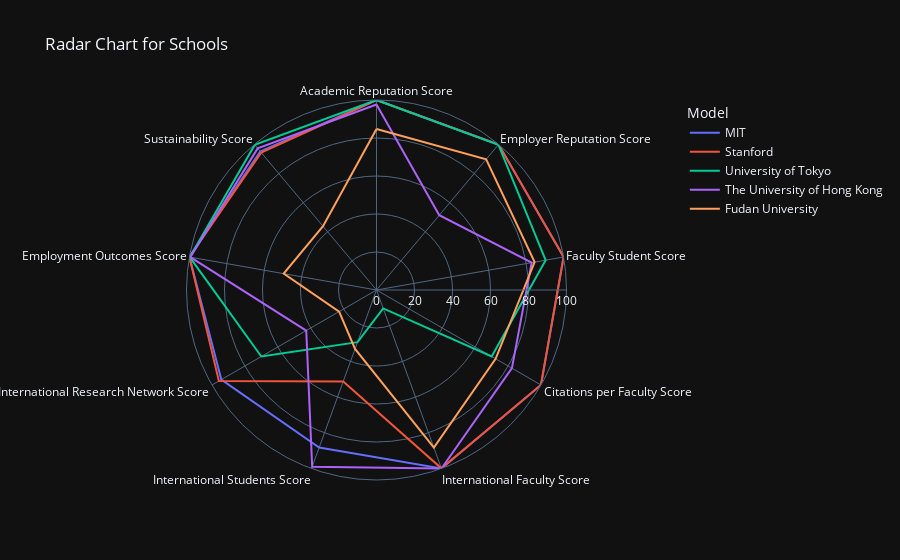

The notebook cell this image was saved under:
### Code cell
mit = school_scores('Massachusetts Institute of Technology (MIT) ') # Rank 1
stanford = school_scores('Stanford University') # Rank 5
uni_of_tokyo = school_scores('The University of Tokyo') # Rank 28
uni_of_hk = school_scores('The University of Hong Kong') # Rank 26
fudan = school_scores('Fudan University') # Rank 50

mit['Model'] = 'MIT'
stanford['Model'] = 'Stanford'
uni_of_tokyo['Model'] = 'University of Tokyo'
uni_of_hk['Model'] = 'The University of Hong Kong'
fudan['Model'] = 'Fudan University'

all_uni = pd.concat([mit, stanford, uni_of_tokyo, uni_of_hk, fudan], axis=0)

fig = px.line_polar(all_uni, r='Score', theta='Score Type', color='Model', 
                    title='Radar Chart for Schools',  
                    template="plotly_dark", line_close=True)
fig.show()

### Figure 1 — Plotly figure (JSON) as saved in the notebook; plotly's stock layout.template omitted (floating-point values rounded to 4 significant figures)
{"data": [{"hovertemplate": "Model=MIT<br>Score=%{r}<br>Score Type=%{theta}<extra></extra>", "legendgroup": "MIT", "line": {"color": "#636efa", "dash": "solid"}, "marker": {"symbol": "circle"}, "mode": "lines", "name": "MIT", "r": [100, 100, 100, 100, 100, 88.2, 94.3, 100, 95.2, 100], "showlegend": true, "subplot": "polar", "theta": ["Academic Reputation Score", "Employer Reputation Score", "Faculty Student Score", "Citations per Faculty Score", "International Faculty Score", "International Students Score", "International Research Network Score", "Employment Outcomes Score", "Sustainability Score", "Academic Reputation Score"], "type": "scatterpolar"}, {"hovertemplate": "Model=Stanford<br>Score=%{r}<br>Score Type=%{theta}<extra></extra>", "legendgroup": "Stanford", "line": {"color": "#EF553B", "dash": "solid"}, "marker": {"symbol": "circle"}, "mode": "lines", "name": "Stanford", "r": [100, 100, 100, 99.9, 99.9, 51.2, 95.8, 100, 94.4, 100], "showlegend": true, "subplot": "polar", "theta": ["Academic Reputation Score", "Employer Reputation Score", "Faculty Student Score", "Citations per Faculty Score", "International Faculty Score", "International Students Score", "International Research Network Score", "Employment Outcomes Score", "Sustainability Score", "Academic Reputation Score"], "type": "scatterpolar"}, {"hovertemplate": "Model=University of Tokyo<br>Score=%{r}<br>Score Type=%{theta}<extra></extra>", "legendgroup": "University of Tokyo", "line": {"color": "#00cc96", "dash": "solid"}, "marker": {"symbol": "circle"}, "mode": "lines", "name": "University of Tokyo", "r": [100, 99.8, 90.4, 70, 10.3, 29.2, 70, 99.8, 99.7, 100], "showlegend": true, "subplot": "polar", "theta": ["Academic Reputation Score", "Employer Reputation Score", "Faculty Student Score", "Citations per Faculty Score", "International Faculty Score", "International Students Score", "International Research Network Score", "Employment Outcomes Score", "Sustainability Score", "Academic Reputation Score"], "type": "scatterpolar"}, {"hovertemplate": "Model=The University of Hong Kong<br>Score=%{r}<br>Score Type=%{theta}<extra></extra>", "legendgroup": "The University of Hong Kong", "line": {"color": "#ab63fa", "dash": "solid"}, "marker": {"symbol": "circle"}, "mode": "lines", "name": "The University of Hong Kong", "r": [97.6, 51.4, 82.9, 82.3, 100, 99, 42.7, 99.5, 97.3, 97.6], "showlegend": true, "subplot": "polar", "theta": ["Academic Reputation Score", "Employer Reputation Score", "Faculty Student Score", "Citations per Faculty Score", "International Faculty Score", "International Students Score", "International Research Network Score", "Employment Outcomes Score", "Sustainability Score", "Academic Reputation Score"], "type": "scatterpolar"}, {"hovertemplate": "Model=Fudan University<br>Score=%{r}<br>Score Type=%{theta}<extra></extra>", "legendgroup": "Fudan University", "line": {"color": "#FFA15A", "dash": "solid"}, "marker": {"symbol": "circle"}, "mode": "lines", "name": "Fudan University", "r": [84.7, 89.8, 84.5, 72.4, 88.3, 33, 22.7, 49.6, 43.8, 84.7], "showlegend": true, "subplot": "polar", "theta": ["Academic Reputation Score", "Employer Reputation Score", "Faculty Student Score", "Citations per Faculty Score", "International Faculty Score", "International Students Score", "International Research Network Score", "Employment Outcomes Score", "Sustainability Score", "Academic Reputation Score"], "type": "scatterpolar"}], "layout": {"autosize": true, "legend": {"title": {"text": "Model"}, "tracegroupgap": 0}, "polar": {"angularaxis": {"direction": "clockwise", "rotation": 90, "type": "category"}, "domain": {"x": [0, 1], "y": [0, 1]}, "radialaxis": {"autorange": true, "range": [0, 100], "type": "linear"}}, "title": {"text": "Radar Chart for Schools"}}}
